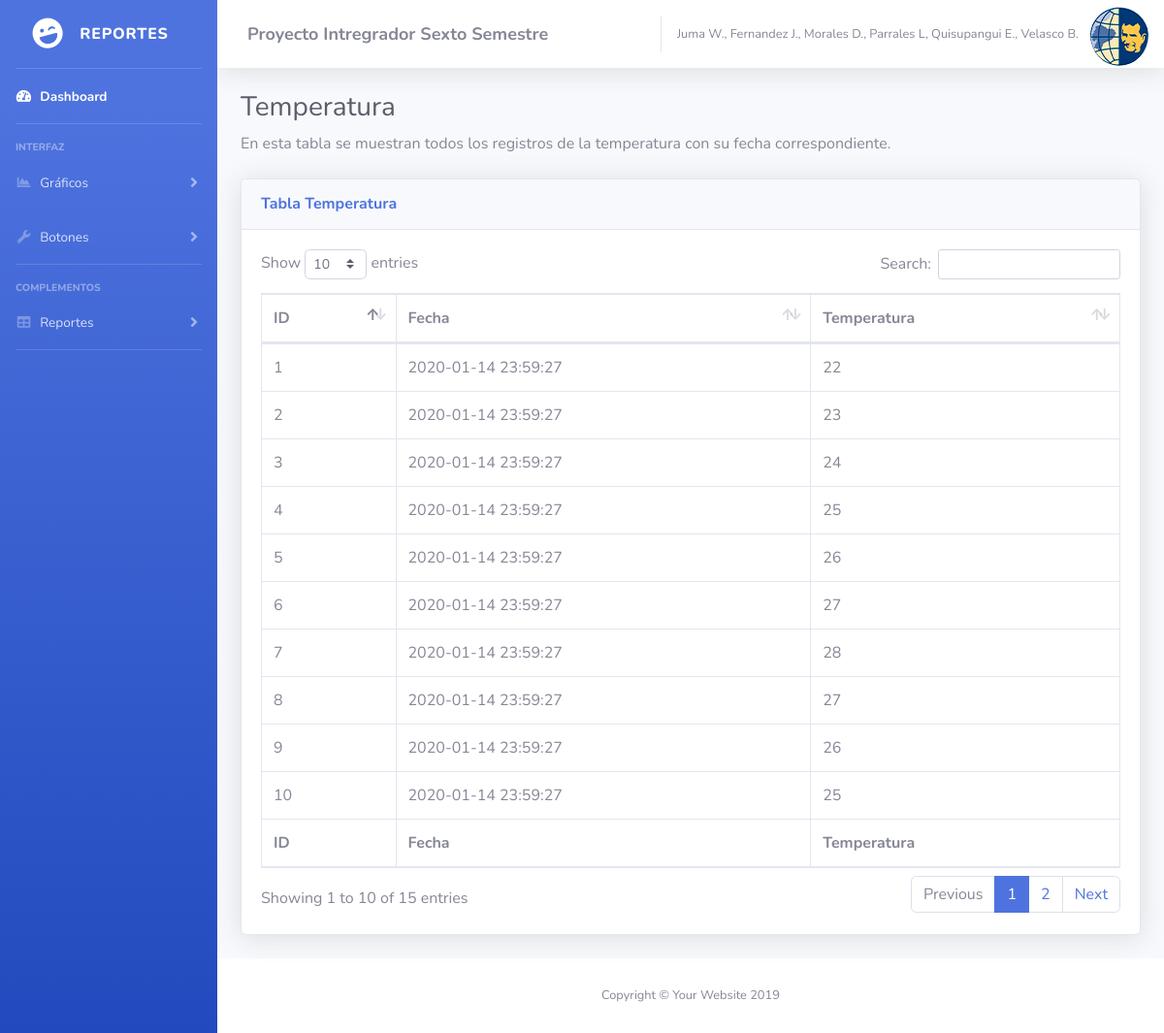
The page /Aplicacion_Web/temperatura.php on the database its author committed.
### tables this page shows
CREATE TABLE TEMPERATURA (
                id_temperatura INT AUTO_INCREMENT NOT NULL,
                fecha DATETIME NOT NULL,
                temperatura INT NOT NULL,
                PRIMARY KEY (id_temperatura)
);

### Aplicacion_Web/temperatura.php (the view, shortened to what this page needs)
<?php
include("Header.php");
?>
       <div class="container-fluid">
        <h1 class="h3 mb-2 text-gray-800">Temperatura</h1>
        <p class="mb-4">En esta tabla se muestran todos los registros de la temperatura con su fecha correspondiente.</p>
        <div class="card shadow mb-4">
          <div class="card-header py-3">
            <h6 class="m-0 font-weight-bold text-primary">Tabla Temperatura</h6>
          </div>
          <div class="card-body">
            <div class="table-responsive">
              <table class="table table-bordered" id="dataTable" width="100%" cellspacing="0">
                <thead>
                  <tr>
                    <th>ID</th>
                    <th>Fecha</th>
                    <th>Temperatura</th>
                  </tr>
                </thead>
                <tfoot>
                  <tr>
                    <th>ID</th>
                    <th>Fecha</th>
                    <th>Temperatura</th>
                  </tr>
                </tfoot>
                <tbody>
                  <?php
                    $conexion = mysqli_connect("localhost", "root", "", "p1") or
                    die("Problemas con la conexión");
                    $registros = mysqli_query($conexion, "SELECT * FROM `temperatura`") or
                    die("Problemas en el select:" . mysqli_error($conexion));
                    while ($reg = mysqli_fetch_array($registros)) {
                    echo "<tr>";
                    echo "<td>".$reg['id_temperatura']."</td>";
                    echo "<td>".$reg['fecha']."</td>";
                    echo "<td>".$reg['temperatura']."</td>";
                    echo "</tr>";
                    }
                  ?>
                </tbody>
              </table>
            </div>
          </div>
        </div>
      </div>
    </div>
      <footer class="sticky-footer bg-white">
        <div class="container my-auto">
          <div class="copyright text-center my-auto">
            <span>Copyright &copy; Your Website 2019</span>
          </div>
        </div>
      </footer>
    </div>
  </div>
</body>
</html>

### rows shown on the page
temperatura: id_temperatura "1", fecha "2020-01-14 23:59:27", temperatura "22"
temperatura: id_temperatura "2", fecha "2020-01-14 23:59:27", temperatura "23"
temperatura: id_temperatura "3", fecha "2020-01-14 23:59:27", temperatura "24"
temperatura: id_temperatura "4", fecha "2020-01-14 23:59:27", temperatura "25"
temperatura: id_temperatura "5", fecha "2020-01-14 23:59:27", temperatura "26"
temperatura: id_temperatura "6", fecha "2020-01-14 23:59:27", temperatura "27"
temperatura: id_temperatura "7", fecha "2020-01-14 23:59:27", temperatura "28"
temperatura: id_temperatura "8", fecha "2020-01-14 23:59:27", temperatura "27"
temperatura: id_temperatura "9", fecha "2020-01-14 23:59:27", temperatura "26"
temperatura: id_temperatura "10", fecha "2020-01-14 23:59:27", temperatura "25"
